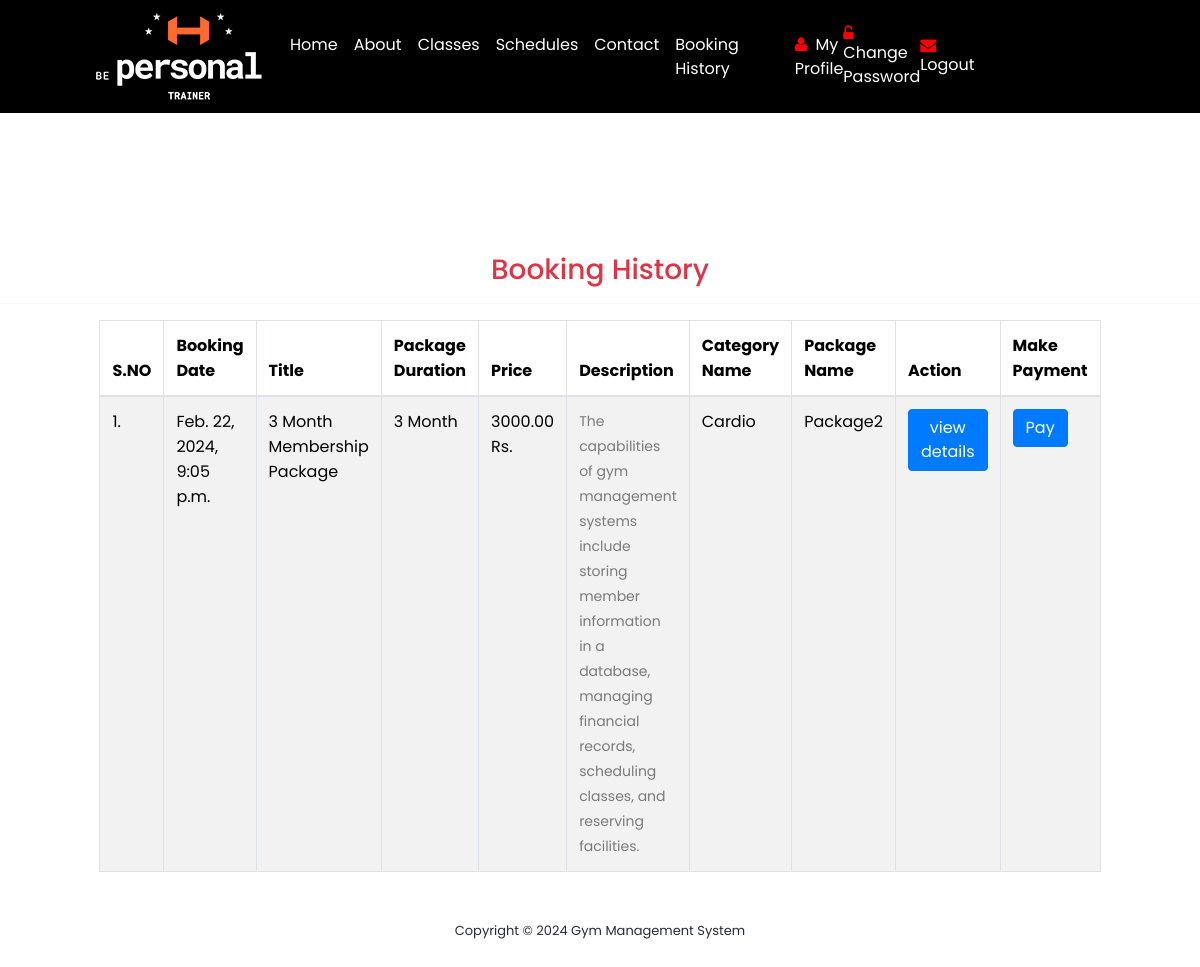
Page /new_booking/ (signed in) on the committed database.
### gym/models.py (models this page shows, shortened)
class Booking(models.Model):
    package = models.ForeignKey(Package, on_delete=models.CASCADE, null=True, blank=True)
    register = models.ForeignKey(Signup, on_delete=models.CASCADE, null=True, blank=True)
    bookingnumber = models.CharField(max_length=100, null=True, blank=True)
    status = models.IntegerField(choices=STATUS, default=1)
    creationdate = models.DateTimeField(auto_now_add=True)

class Package(models.Model):
    category = models.ForeignKey(Category, on_delete=models.CASCADE, null=True)
    packagename = models.ForeignKey(Packagetype, on_delete=models.CASCADE, null=True)
    titlename = models.CharField(max_length=200, null=True)
    packageduration = models.CharField(max_length=50, null=True)
    price = models.DecimalField(max_digits=10, decimal_places=2, null=True)  # Using DecimalField for price
    description = models.CharField(max_length=200, null=True)
    creationdate = models.DateTimeField(auto_now_add=True)

class Category(models.Model):
    categoryname = models.CharField(max_length=200, null=True)
    status = models.CharField(max_length=300, null=True)
    creationdate = models.DateTimeField(auto_now_add=True)

class Packagetype(models.Model):
    category = models.ForeignKey(Category, on_delete=models.CASCADE, null=True)
    packagename = models.CharField(max_length=200, null=True)
    creationdate = models.DateTimeField(auto_now_add=True)
    def __str__(self):
        return self.packagename

### gym/views.py (the view)
# urls.py: path('new_booking/', views.new_booking, name='new_booking'),
@login_required(login_url='/admin_login/')
def new_booking(request):
    action = request.GET.get('action')
    data = Booking.objects.filter()
    if action == "New":
        data = data.filter(status="1")
    elif action == "Partial":
        data = data.filter(status="2")
    elif action == "Full":
        data = data.filter(status="3")
    elif action == "Total":
        data = data.filter()
    if request.user.is_staff:
        return render(request, "admin/new_booking.html", locals())
    else:
        return render(request, "booking_history.html", locals())

### gym/templates/booking_history.html (shortened to what this page needs)
{% load static %}
<html lang="en">
<head>
    <link href="https://cdn.jsdelivr.net/npm/bootstrap@5.3.2/dist/css/bootstrap.min.css" rel="stylesheet">
    <link rel="stylesheet" type="text/css" href="{% static 'assets/css/bootstrap.min.css' %}">
    <link rel="stylesheet" type="text/css" href="{% static 'assets/css/font-awesome.css' %}">
    <link rel="stylesheet" href="{% static 'assets/css/templatemo-training-studio.css' %}">
</head>
<div class="container-fluid position-relative nav-bar p-0">
    <div class="position-relative px-lg-0" style="z-index: 9;">
        <nav class="navbar navbar-expand-lg bg-black">
            <a href="/" class="navbar-brand d-flex align-items-center " >
                <img src="{% static 'images/logo.png' %}" alt="" style="margin-left: 80px;">
            </a>
            <div class="collapse navbar-collapse justify-content-between px-1" id="navbarCollapse">
                <div class="navbar-nav ml-auto py-0">
                    <a href="/" class="nav-item nav-link active text-white">Home</a>
                    <a href="#features" class="nav-item nav-link text-white">About</a>
                    <a href="#our-classes" class="nav-item nav-link text-white">Classes</a>
                    <a href="#schedule" class="nav-item nav-link text-white">Schedules</a>
                    <a href="#contact-us" class="nav-item nav-link text-white">Contact</a>
                    {% if request.user.is_authenticated %}
                    <a href="/booking_history/" class="nav-item nav-link  text-white">Booking History</a>
                    {% else %}
                    <a href="#admin"><button style="color:red" class="nav-item nav-link text-white">Admin</button></a>
                    {% endif %}
                </div>
                <div class="container-fluid py-3 px-lg-5 d-none d-lg-block">
                    <div class="row">
                        {% if request.user.is_authenticated %}
                        <div class="col-md-6 text-center text-lg-left mb-2 mb-lg-0">
                            <div class="d-inline-flex align-items-center">
                                <a class=" text-white" href="/user_profile/"><i style="color:red" class="fa fa-user mr-2"></i>My Profile</a>
                                <a class="text-white" href="/user_change_password/"><i style="color:red" class="fa fa-unlock-alt mr-2"></i>Change Password</a>
                                <a class=" text-white" href="/user_logout/"><i style="color:red" class="fa fa-envelope mr-2"></i>Logout</a>
                            </div>
                        </div>
                        {% endif %}
                    </div>
                </div>
            </div>
        </nav>
    </div>
</div>
<body>
<section class="section" id="admin">
    <h3 class="text-center text-danger">Booking History</h3>
    <hr/>
    <div class="table-responsive" align="center">
			<table id="example" class="table table-striped table-bordered" style="width:80%">
				<thead>
				<tr>
					<th>S.NO</th>
					<th>Booking Date</th>
					<th>Title</th>
					<th>Package Duration</th>
					<th>Price</th>
					<th>Description</th>
					<th>Category Name</th>
					<th>Package Name</th>
					<th>Action</th>
                    <th>Make Payment</th>
				</tr>
				</thead>
				<tbody>
				{% for i in data %}
				<tr>
					<td>{{forloop.counter}}.</td>
					<td>{{i.creationdate}}</td>
                    <td>{{i.package.titlename}}</td>
                    <td>{{i.package.packageduration}}</td>
                    <td>{{i.package.price}} Rs.</td>
                    <td>{{i.package.description|safe}}</td>
					<td>{{i.package.category.categoryname}}</td>
                    <td>{{i.package.packagename}}</td>
					<td>
						 <a href="{% url 'booking_detail' i.id %}">
							 <button type="button" class="btn btn-primary">view details</button>
						 </a>
					</td>
                    <td>
                        {% if payment_success %}
                            Payment Success
                        {% else %}
                            <a href="{% url 'initiate_payment' i.id %}">
                                <button type="button" class="btn btn-primary">Pay</button>
                            </a>
                        {% endif %}
                    </td>
				</tr>
				 {% endfor %}
			</table>
</div>
</section>
<footer>
    <div class="container">
        <div class="row">
            <div class="col-lg-12">
                <p>Copyright &copy;
                    Gym Management System
                </p>
            </div>
        </div>
    </div>
</footer>
</body>
</html>

### gym/static/assets/css/templatemo-training-studio.css (style rules this page uses)
html, body, div, span, applet, object, iframe, h1, h2, h3, h4, h5, h6, p, blockquote, div pre, a, abbr, acronym, address, big, cite, code, del, dfn, em, font, img, ins, kbd, q, s, samp, small, strike, strong, sub, sup, tt, var, b, u, i, center, dl, dt, dd, ol, ul, li, figure, header, nav, section, article, aside, footer, figcaption { margin: 0; padding: 0; border: 0; outline: 0; }
header, nav, section, article, aside, footer, hgroup { display: block; }
* { box-sizing: border-box; }
html, body { font-family: 'Poppins', sans-serif; font-weight: 400; background-color: #fff; font-size: 16px; -ms-text-size-adjust: 100%; -webkit-font-smoothing: antialiased; -moz-osx-font-smoothing: grayscale; }
a { text-decoration: none !important; }
h1, h2, h3, h4, h5, h6 { margin-top: 0px; margin-bottom: 0px; }
p { font-size: 14px; line-height: 25px; color: #7a7a7a; }
html, body { background: #fff; font-family: 'Poppins', sans-serif; }
#admin { margin-top: 140px; }
footer { text-align: center; padding: 30px 0px; }
footer p { color: #232d39; font-size: 13px; }

### rows in the picture
Booking: creationdate "Feb. 22, 2024, 9:05 p.m.", package.titlename "3 Month Membership Package", package.packageduration "3 Month", package.price "3000.00", package.description "The capabilities of gym management systems include storing member information in a database, managing financial records, scheduling classes, and reserving facilities.", package.category.categoryname "Cardio", package.packagename "Package2"
